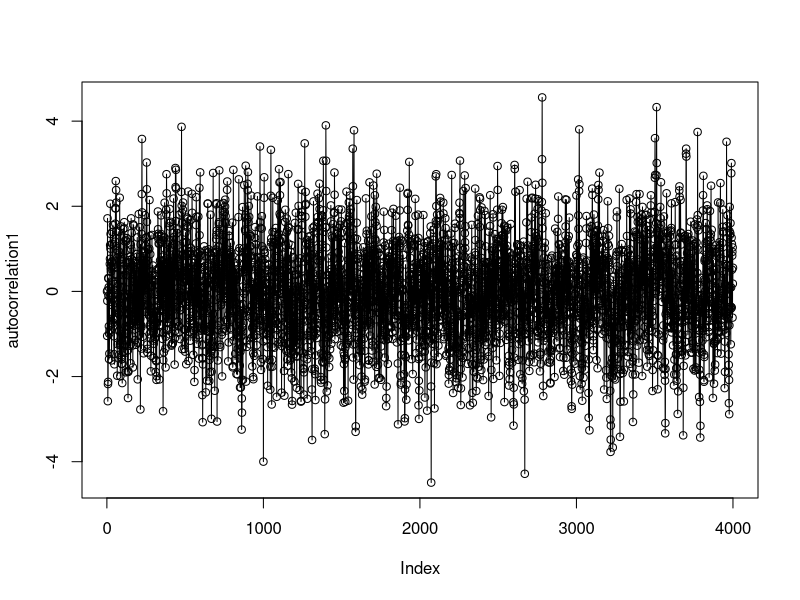
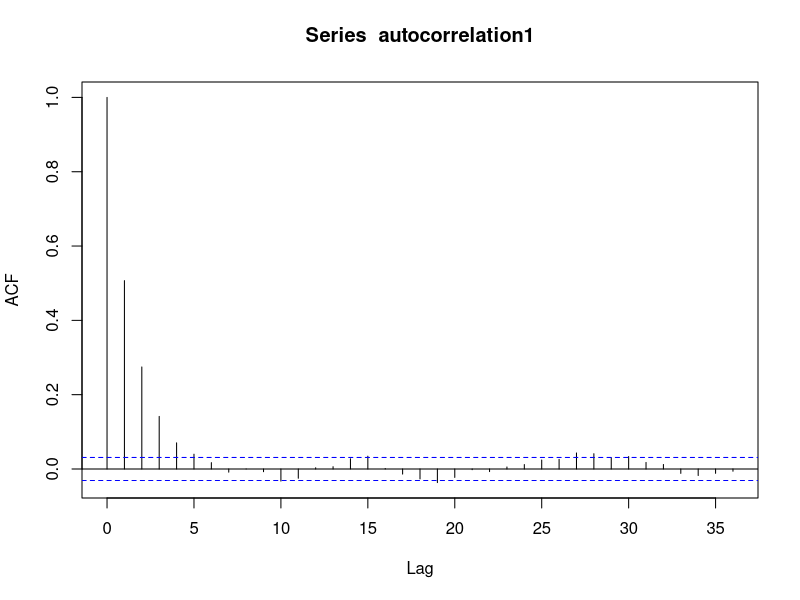
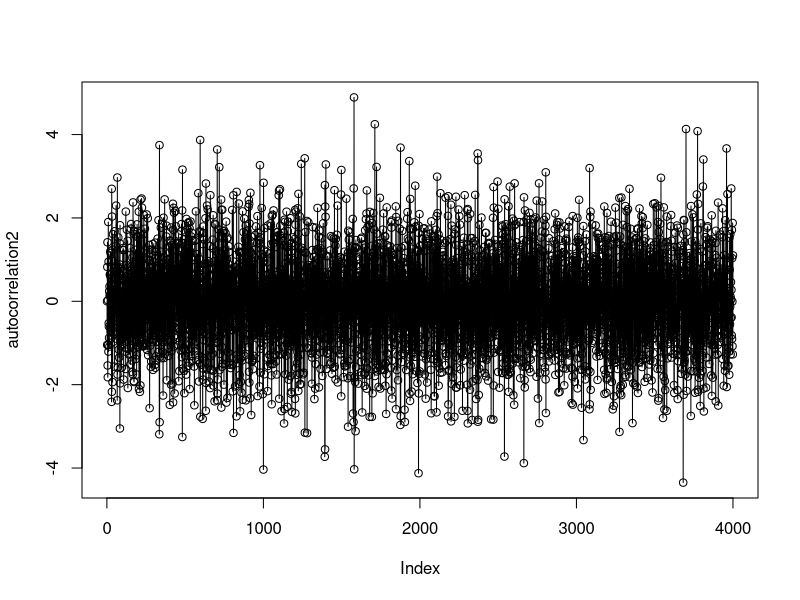
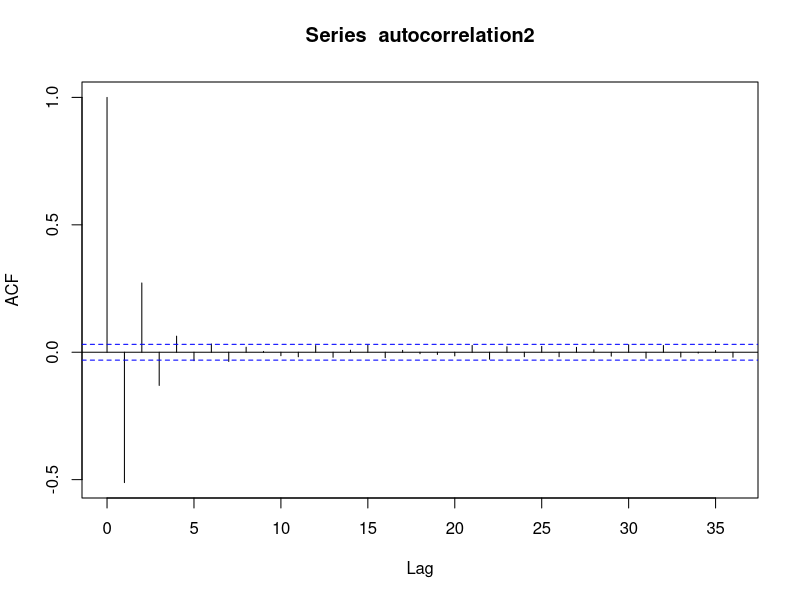
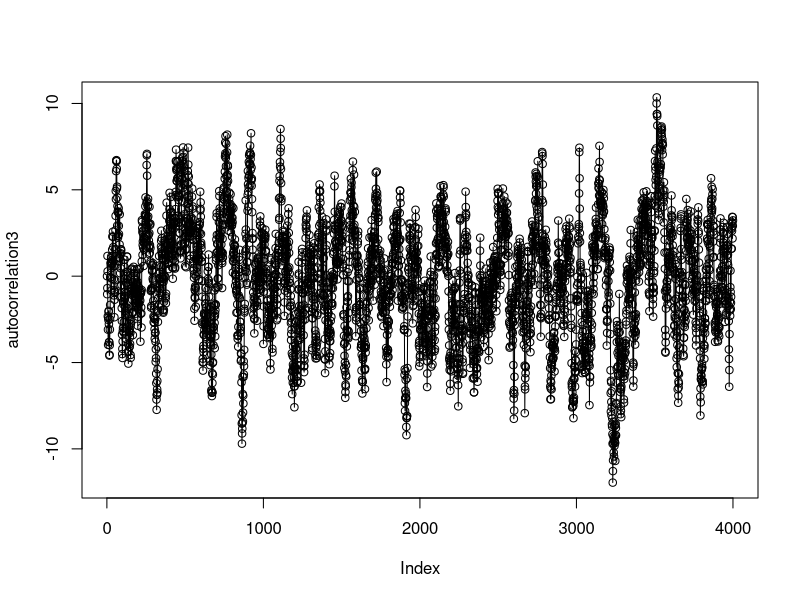
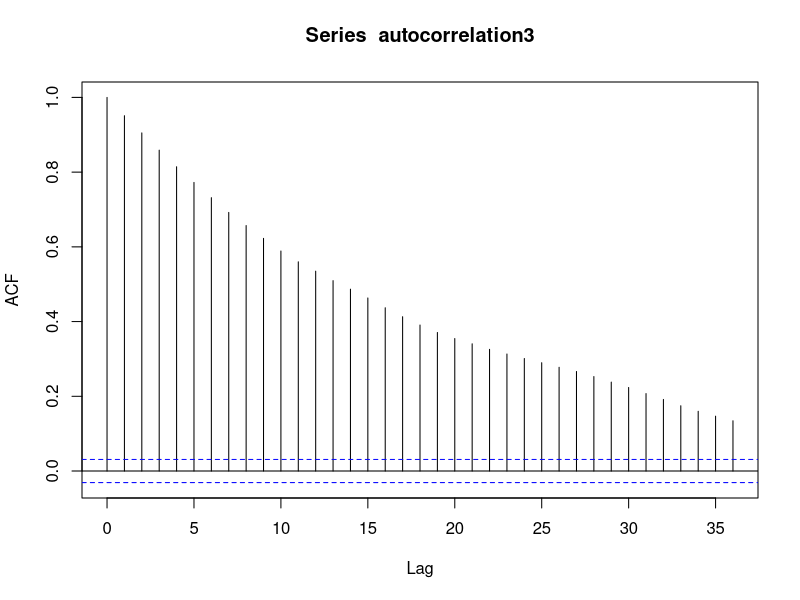
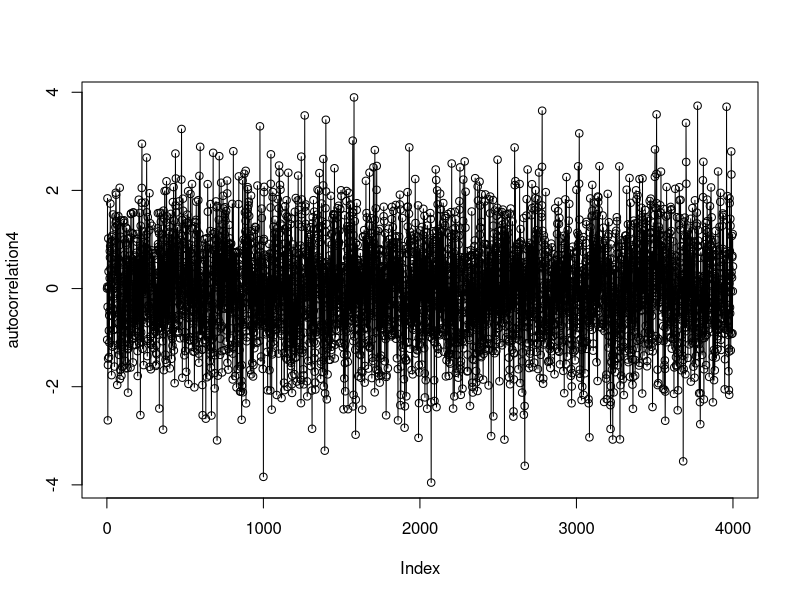
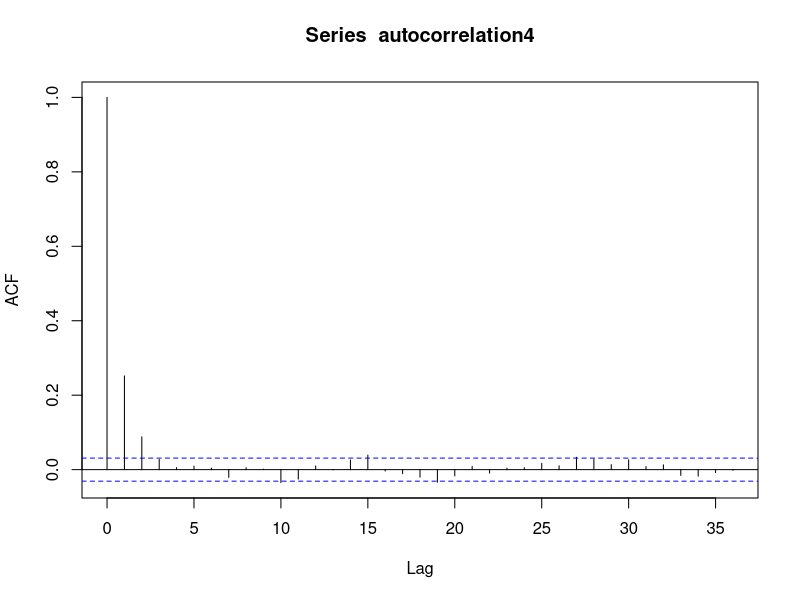

Generate these figures, in order, with R:
## ---- chunk 1
knitr::opts_chunk$set(echo = TRUE)
## ---- chunk 2
noise <- rnorm(5000)
autocorrelation1 <- list();
autocorrelation1 <- append(autocorrelation1,0)
for (i in 2:4000){
  autocorrelation1 <- append(autocorrelation1,autocorrelation1[[i-1]]*.5 + noise[i]);
}
autocorrelation1 <- unlist(autocorrelation1)
plot(autocorrelation1, type="o")
acf(autocorrelation1)
## ---- chunk 3

autocorrelation2 <- list();
autocorrelation2 <- append(autocorrelation2,0)
for (i in 2:4000){
  autocorrelation2 <- append(autocorrelation2,autocorrelation2[[i-1]]*(-0.5) + noise[i]);
}
autocorrelation2 <- unlist(autocorrelation2)
plot(autocorrelation2, type="o")
acf(autocorrelation2)

## ---- chunk 4
autocorrelation3 <- list();
autocorrelation3 <- append(autocorrelation3,0)
for (i in 2:4000){
  autocorrelation3 <- append(autocorrelation3,autocorrelation3[[i-1]]*(0.95) + noise[i]);
}
autocorrelation3 <- unlist(autocorrelation3)
plot(autocorrelation3, type="o")
acf(autocorrelation3)
## ---- chunk 5
autocorrelation4 <- list();
autocorrelation4 <- append(autocorrelation4,0)
for (i in 2:4000){
  autocorrelation4 <- append(autocorrelation4,autocorrelation4[[i-1]]*(0.25) + noise[i]);
}
autocorrelation4 <- unlist(autocorrelation4)
plot(autocorrelation4, type="o")
acf(autocorrelation4)
